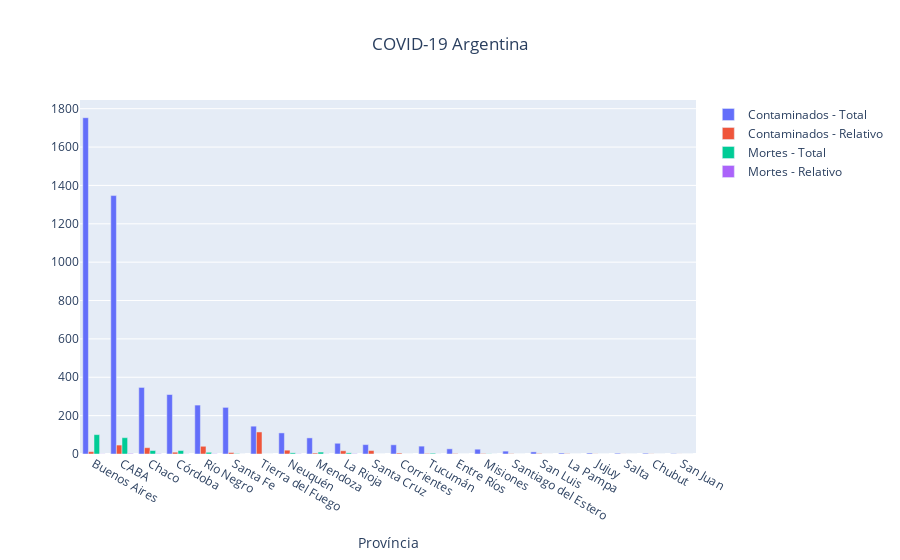

The cell this chart's notebook holds for it:
### Code cell
layout = go.Layout(title='COVID-19 Argentina',
                   title_x=0.5,
                   yaxis = {'title':''},
                   xaxis = {'title':'Província'})

trace1 = go.Bar(x = total_confirmados_provincias['osm_admin_level_4'],
                y = total_confirmados_provincias['nue_casosconf_diff'],
                name = 'Contaminados - Total')

trace2 = go.Bar(x = total_confirmados_provincias['osm_admin_level_4'],
                y = total_confirmados_provincias['casos_relativos'],
                name = 'Contaminados - Relativo')

trace3 = go.Bar(x = total_falecidos_provincias['osm_admin_level_4'],
                y = total_falecidos_provincias['nue_fallecidos_diff'],
                name = 'Mortes - Total')

trace4 = go.Bar(x = total_falecidos_provincias['osm_admin_level_4'],
                y = total_falecidos_provincias['mortes_relativas'],
                name = 'Mortes - Relativo')

data = [trace1, trace2, trace3, trace4]

fig = go.Figure(data, layout = layout)

py.iplot(fig)

### Figure 1 — Plotly figure (JSON) as saved in the notebook; plotly's stock layout.template omitted (floating-point values rounded to 4 significant figures)
{"data": [{"name": "Contaminados - Total", "type": "bar", "x": ["Buenos Aires", "CABA", "Chaco", "Córdoba", "Río Negro", "Santa Fe", "Tierra del Fuego", "Neuquén", "Mendoza", "La Rioja", "Santa Cruz", "Corrientes", "Tucumán", "Entre Ríos", "Misiones", "Santiago del Estero", "San Luis", "La Pampa", "Jujuy", "Salta", "Chubut", "San Juan"], "y": [1753, 1347, 347, 310, 255, 243, 145, 110, 84, 56, 49, 48, 41, 27, 25, 15, 11, 5, 5, 4, 4, 2]}, {"name": "Contaminados - Relativo", "type": "bar", "x": ["Buenos Aires", "CABA", "Chaco", "Córdoba", "Río Negro", "Santa Fe", "Tierra del Fuego", "Neuquén", "Mendoza", "La Rioja", "Santa Cruz", "Corrientes", "Tucumán", "Entre Ríos", "Misiones", "Santiago del Estero", "San Luis", "La Pampa", "Jujuy", "Salta", "Chubut", "San Juan"], "y": [12.24, 46.61, 32.94, 9.369, 40.26, 7.607, 114.9, 19.99, 4.831, 16.88, 17.98, 4.832, 2.831, 2.184, 2.277, 1.673, 2.549, 1.578, 0.7438, 0.3292, 0.7895, 0.2939]}, {"name": "Mortes - Total", "type": "bar", "x": ["Buenos Aires", "CABA", "Córdoba", "Chaco", "Mendoza", "Río Negro", "Neuquén", "La Rioja", "Tucumán", "Santa Fe", "Misiones", "Santa Cruz", "Santiago del Estero", "Chubut", "Corrientes", "San Luis", "Entre Ríos", "Jujuy", "San Juan", "Tierra del Fuego", "Salta", "La Pampa"], "y": [101, 85, 18, 18, 10, 9, 6, 6, 4, 2, 1, 0, 0, 0, 0, 0, 0, 0, 0, 0, 0, 0]}, {"name": "Mortes - Relativo", "type": "bar", "x": ["Buenos Aires", "CABA", "Córdoba", "Chaco", "Mendoza", "Río Negro", "Neuquén", "La Rioja", "Tucumán", "Santa Fe", "Misiones", "Santa Cruz", "Santiago del Estero", "Chubut", "Corrientes", "San Luis", "Entre Ríos", "Jujuy", "San Juan", "Tierra del Fuego", "Salta", "La Pampa"], "y": [0.7052, 2.941, 0.544, 1.709, 0.5751, 1.421, 1.09, 1.808, 0.2762, 0.06261, 0.09109, 0, 0, 0, 0, 0, 0, 0, 0, 0, 0, 0]}], "layout": {"title": {"text": "COVID-19 Argentina", "x": 0.5}, "xaxis": {"title": {"text": "Província"}}, "yaxis": {"title": {"text": ""}}}}
